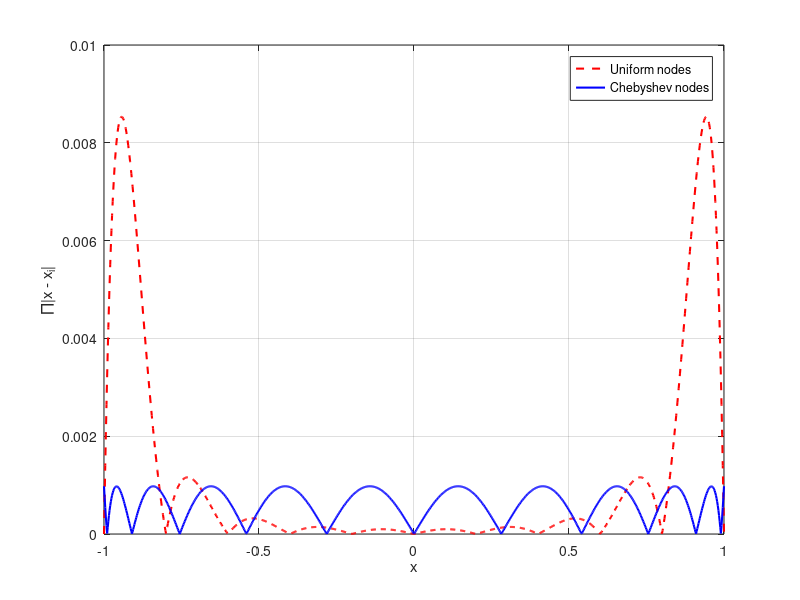

Here is the MATLAB script that generated this plot:
clc;
clear
x_plot = linspace(-1, 1, 1000);

% uniform 노드
x_uniform = -1:0.2:1;
w_uniform = ones(size(x_plot));
k=length(x_uniform);
for i = 1:k
    w_uniform = w_uniform .* abs(x_plot - x_uniform(i));
end

% Chebyshev 노드 (1st kind)
n = 10;
i = 0:n;
x_cheb = cos((2*i + 1) * pi / (2*(n+1)));
w_cheb = ones(size(x_plot));
m=length(x_cheb);
for i = 1:m
    w_cheb = w_cheb .* abs(x_plot - x_cheb(i));
end

% 그래프 비교
plot(x_plot, w_uniform, 'r--', 'LineWidth', 1.5); hold on;
plot(x_plot, w_cheb, 'b-', 'LineWidth', 1.5);
legend('Uniform nodes', 'Chebyshev nodes');
xlabel('x'); ylabel('∏|x - x_i|');
grid on;
